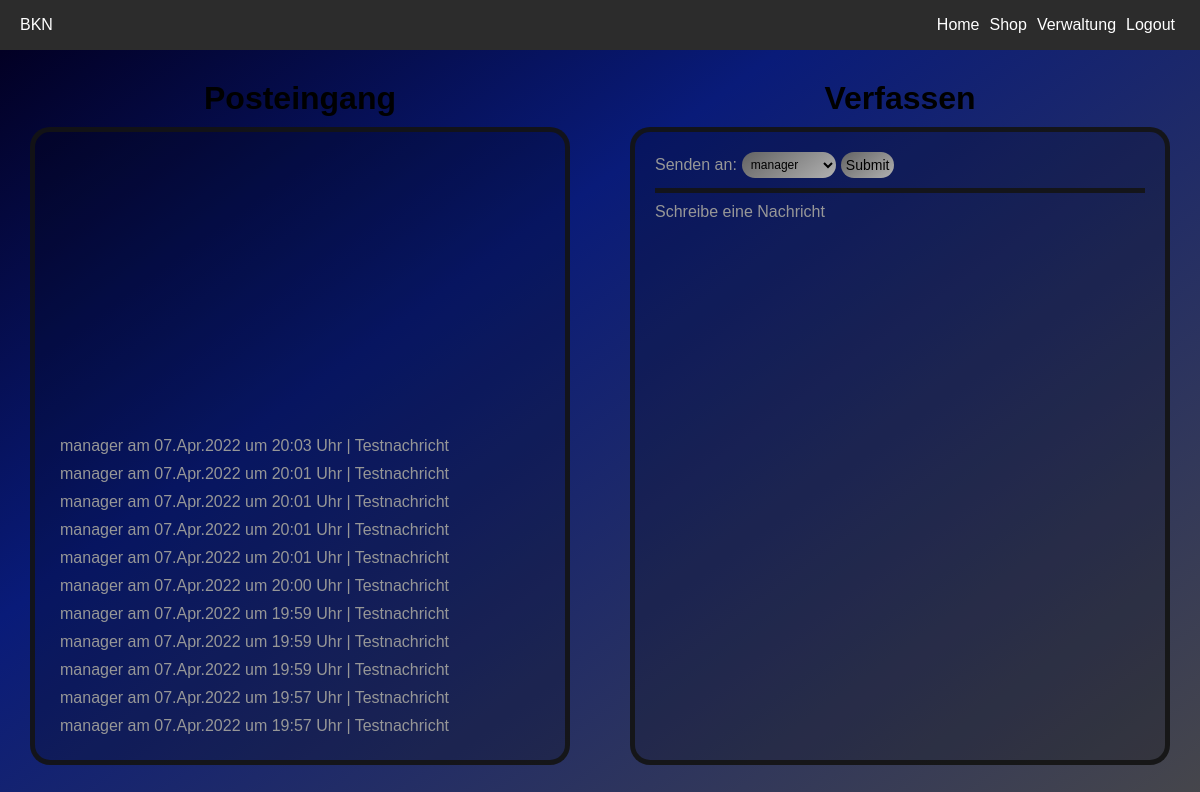
The page /pages/verwaltung.php (signed in) on the database its author committed.
### tables this page shows
CREATE TABLE `messagesystem` (
	`id` int NOT NULL AUTO_INCREMENT,
	`ownerid` int DEFAULT NULL,
	`senderid` int DEFAULT NULL,
	`msgtext` text,
	`unixtime` int DEFAULT NULL,
	PRIMARY KEY (`id`)
);

CREATE TABLE `loginsystem` (
	`id` int NOT NULL AUTO_INCREMENT,
	`username` varchar(64) DEFAULT NULL,
	`pwhash` varchar(64) DEFAULT NULL,
	`mitarbeiter` tinyint(1) DEFAULT NULL,
	`article` int DEFAULT NULL,
	PRIMARY KEY (`id`)
);

### pages/verwaltung.php (the view, shortened to what this page needs)
<?php
	include('../utils/zugriff.inc');
	$userid = $_SESSION['userid'];
?>
<!DOCTYPE html>
<html lang="de">
<head>
	<link rel="stylesheet" href="../assets/css/navbar.css">
	<link rel="stylesheet" href="../assets/css/page.css">
	<link rel="stylesheet" href="../assets/css/verwaltung.css">
</head>
<body>
	<div id="page">
		<header>
			<?php include('../utils/navbar.php'); ?>
		</header>
		<div id="content">
			<div class="container" id="posteingang">
				<h1>Posteingang</h1>
				<div class="box" id="messages">
					<?php
						try {
       						$connection = mysqli_connect($dbhost, $dbuser, $dbpassword, $database);
        					$query = "SELECT senderid, msgtext, unixtime FROM messagesystem WHERE ownerid=$userid;";
        					$result = mysqli_query($connection, $query);
        					while($datensatz = mysqli_fetch_array($result)) {
        						$senderid = $datensatz['senderid'];
								$text = $datensatz['msgtext'];
								$unixtime = $datensatz['unixtime'];
								$date = gmdate("d.M.Y", $unixtime);
								$time = gmdate("H:i", $unixtime);
								if($senderid != 0) {
									$query2 = "SELECT username FROM loginsystem WHERE id=$senderid;";
        							$result2 = mysqli_query($connection, $query2);
									$sendername = mysqli_fetch_assoc($result2)['username'];
									echo "<p>$sendername am $date um $time Uhr | $text</p>";
								} else {
									echo "<p>SYSTEM | $text</p>";
								}
        					}
						} catch(exception) {
							$meldung = "Es ist ein Problem mit der Datenbank aufgetreten!";
						}
					?>
				</div>
			</div>
			<div class="container" id="verfassen">
				<h1>Verfassen</h1>
				<div class="box" id="write">
					<form action="./verwaltung.php" method="POST" id="sendform">
						<label>Senden an:</label>
							<?php
								try {
        							$connection = mysqli_connect($dbhost, $dbuser, $dbpassword, $database);
        							$query = "SELECT id, username FROM loginsystem;";
        							$result = mysqli_query($connection, $query);
									echo '<select name="users" id="users">';
        							while($row = mysqli_fetch_object($result)) {
        		    					$id = $row -> id;
										$username = $row -> username;
										if($username != $_SESSION['username']) {
											echo "<option class='optusr' value='$id'>$username</option>";
										}
        							}
									echo '</select>';
									echo '<input type="submit" id="sendebtn"/>';
								} catch(exception) {
									$meldung = "Es ist ein Problem mit der Datenbank aufgetreten!";
								}
							?>
					</form>
					<hr/>
					<textarea id="write_box" name="write_box" rows="4" cols="50" form="sendform">Schreibe eine Nachricht</textarea>
				</div>
			</div>
		</div>
	</div>
</body>
</html>

### assets/css/page.css (style rules this page uses)
* { margin: 0; padding: 0; font-family: Arial, Helvetica, sans-serif; }
:root { --border-radius: 20px; }
#page { display: flex; position: absolute; width: 100%; height: 100%; flex-direction: column; }
#content { position: relative; background: rgb(2, 0, 36); background: linear-gradient(144deg, rgba(2, 0, 36, 1) 0%, rgba(9, 27, 121, 1) 35%, rgba(70, 70, 75, 1) 100%); overflow: scroll; width: 100%; height: 100%; }

### assets/css/verwaltung.css (style rules this page uses)
#content { display: flex; flex-direction: row; align-items: center; flex-wrap: nowrap; justify-content: space-between; align-content: center; align-items: flex-start; }
.container { position: relative; width: 100%; height: 85%; margin: 30px; }
.container h1 { text-align: center; margin-bottom: 10px; }
.box { display: flex; flex-direction: column-reverse; float: left; width: 100%; height: 100%; border: 5px solid rgba(20, 20, 20, 0.9); border-radius: var(--border-radius); padding: 20px; background: rgba(1, 1, 1, 0.2); color: rgb(151, 151, 151); box-sizing: border-box; overflow-y: scroll; }
#write_box { width: 100%; height: 100%; border: none; resize: none; background-color: transparent; font-size: 23px; color: rgb(151, 151, 151); font-size: medium; outline: none; margin-top: 10px; }
#write { flex-direction: column; }
#write form { margin-bottom: 10px; }
#write hr { border: none; border-top: 5px solid rgba(20, 20, 20, 0.9); }
#messages p { margin: 5px; }
#users { font-family: Arial, Helvetica, sans-serif; font-size: 12px; color: black; border: none; padding: 5px; margin: 0 5px; background: linear-gradient(144deg, rgba(99,99,99,1) 0%, rgba(177,177,177,1) 100%); border-radius: 25px; }
#sendebtn { font-family: Arial, Helvetica, sans-serif; font-size: 14px; color: black; border: none; padding: 5px; background: linear-gradient(144deg, rgba(99,99,99,1) 0%, rgba(177,177,177,1) 100%); border-radius: 25px; }
#sendform { display: flex; flex-direction: row; align-items: center; }

### rows shown on the page
messagesystem: loginsystem.username "manager", unixtime "07.Apr.2022", unixtime "19:57", msgtext "Testnachricht"
messagesystem: loginsystem.username "manager", unixtime "07.Apr.2022", unixtime "19:57", msgtext "Testnachricht"
messagesystem: loginsystem.username "manager", unixtime "07.Apr.2022", unixtime "19:59", msgtext "Testnachricht"
messagesystem: loginsystem.username "manager", unixtime "07.Apr.2022", unixtime "19:59", msgtext "Testnachricht"
messagesystem: loginsystem.username "manager", unixtime "07.Apr.2022", unixtime "19:59", msgtext "Testnachricht"
messagesystem: loginsystem.username "manager", unixtime "07.Apr.2022", unixtime "20:00", msgtext "Testnachricht"
messagesystem: loginsystem.username "manager", unixtime "07.Apr.2022", unixtime "20:01", msgtext "Testnachricht"
messagesystem: loginsystem.username "manager", unixtime "07.Apr.2022", unixtime "20:01", msgtext "Testnachricht"
messagesystem: loginsystem.username "manager", unixtime "07.Apr.2022", unixtime "20:01", msgtext "Testnachricht"
messagesystem: loginsystem.username "manager", unixtime "07.Apr.2022", unixtime "20:01", msgtext "Testnachricht"
messagesystem: loginsystem.username "manager", unixtime "07.Apr.2022", unixtime "20:03", msgtext "Testnachricht"

### other values the page prints
form field users "manager"
